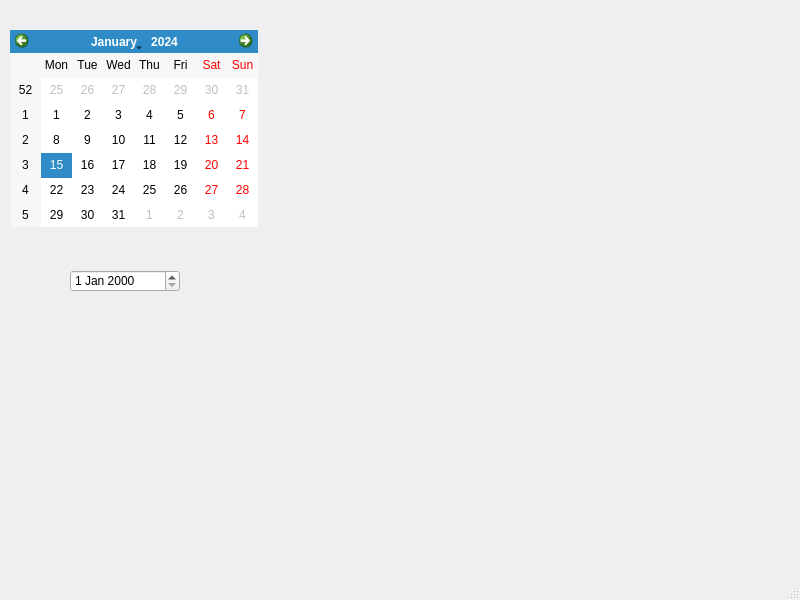
<?xml version="1.0" encoding="UTF-8"?>
<ui version="4.0">
 <class>MainWindow</class>
 <widget class="QMainWindow" name="MainWindow">
  <property name="geometry">
   <rect>
    <x>0</x>
    <y>0</y>
    <width>800</width>
    <height>600</height>
   </rect>
  </property>
  <property name="windowTitle">
   <string>MainWindow</string>
  </property>
  <widget class="QWidget" name="centralwidget">
   <widget class="QCalendarWidget" name="calendarWidget">
    <property name="geometry">
     <rect>
      <x>10</x>
      <y>30</y>
      <width>248</width>
      <height>197</height>
     </rect>
    </property>
   </widget>
   <widget class="QDateEdit" name="dateEdit">
    <property name="geometry">
     <rect>
      <x>70</x>
      <y>270</y>
      <width>110</width>
      <height>22</height>
     </rect>
    </property>
   </widget>
  </widget>
  <widget class="QMenuBar" name="menubar">
   <property name="geometry">
    <rect>
     <x>0</x>
     <y>0</y>
     <width>800</width>
     <height>23</height>
    </rect>
   </property>
  </widget>
  <widget class="QStatusBar" name="statusbar"/>
 </widget>
 <resources/>
 <connections/>
</ui>
